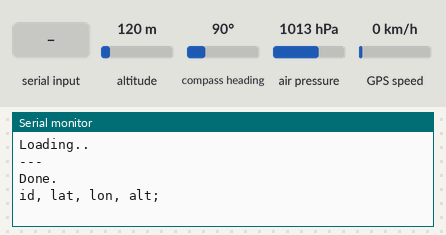
Simulated run of this sketch. Board: Arduino Uno, built with avr-gcc and run on an emulated ATmega328P. Parts: the last lines printed to the serial monitor. The test bench sets the inputs (shaded band); at power-on: altitude 120 m, compass heading 90°, air pressure 1013 hPa, GPS speed 0 km/h. The GPS gets a fix after 3 s at 37.7749, -122.4194 with 8 satellites.

Above: at 6.2 s.
6.3 s: "90,45\n" received over the second serial link
At 7.5 s:
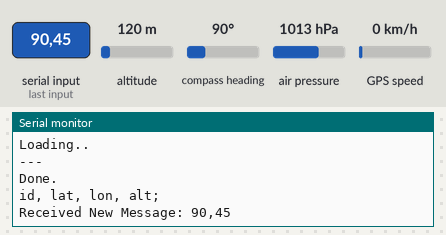
7.9 s: "1\n" received over the second serial link
At 8.9 s:
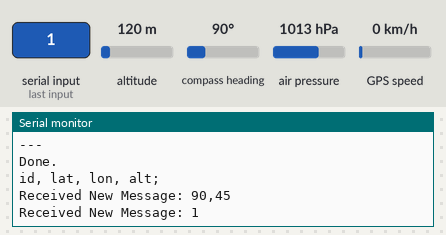

The sketch:

civill.ino
```cpp
#include <Wire.h>
#include <SoftwareSerial.h>
#include <TinyGPS++.h>
#include <BMP085.h>

int RXXBee=4, TXXBee=5;
SoftwareSerial XBeeSS(RXXBee,TXXBee);

int RXBT=6, TXBT=7;
SoftwareSerial BTSS(RXBT, TXBT);

TinyGPSPlus gps;

BMP085 dps = BMP085();
long Pressure = 0, Altitude = 0;

String id = "C1";
char gpsData[45];
String xBeeData;
String data;

char latBuff[14], lonBuff[14], altBuff[14];

void setup()
{
  Serial.begin(9600);
  Serial.println("Loading..");

  //BTSS.begin(9600);
  XBeeSS.begin(9600);

  Wire.begin();

  Serial.println("---");

  dps.init();
  delay(5000);

  strcpy(gpsData, "0,0,0;");

  Serial.println("Done.");
  Serial.println("id, lat, lon, alt;");
}


void loop()
{
  xBeeData = "";

  dps.getPressure(&Pressure);
  dps.getAltitude(&Altitude);

  while (Serial.available() > 0) {
    if (gps.encode(Serial.read())) {
      sprintf(gpsData, "%s,%s,%s;",
        (gps.location.isValid()?floatToString(gps.location.lat(), 6, latBuff) : "0"),
        (gps.location.isValid()?floatToString(gps.location.lng(), 6, lonBuff) : "0"),
        (gps.altitude.isValid()?floatToString(gps.altitude.meters(), 2, altBuff) : "0")
      );
    }
  }

  while(XBeeSS.available()) {
    char c = XBeeSS.read();
    xBeeData += c;
  }

  data = (id + "," + Pressure + "," + gpsData);
  if (xBeeData.length() > 0) {
    Serial.println(("Received New Message: "+xBeeData));

    int xBeeInt = xBeeData.toInt();

    if (xBeeInt == 1)
      XBeeSS.print(data);
    else if (xBeeInt == 2 || xBeeInt == 3)
      BTSS.print(data);
  }

  delay(200);
}

char* floatToString(float num, int prec, char* buffer) {
  return dtostrf(num, 0, prec, buffer);
}
```

Measured:
- after the input at 6.3 s, the serial monitor: prints a new line after 0.18 s (image 1)
- after the input at 7.9 s, the serial monitor: prints a new line at once (image 2)
